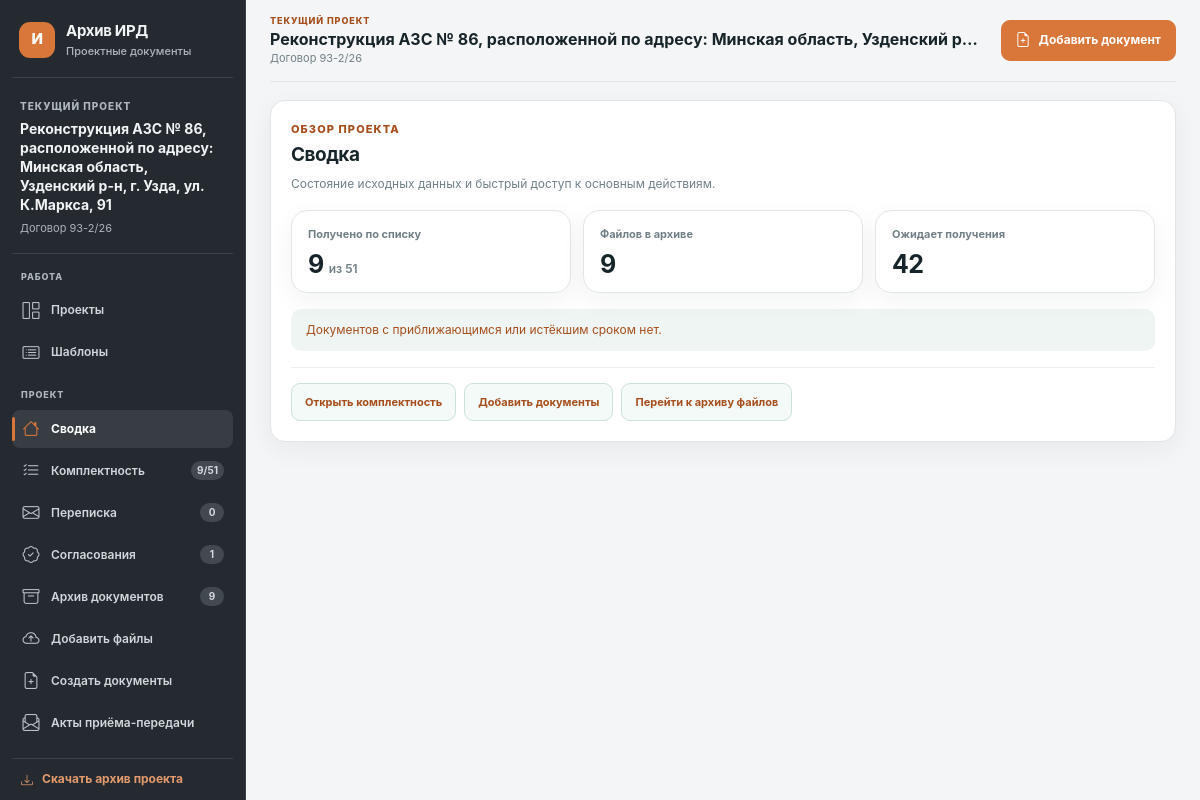
The app's page /objects/6 with its own data.
### tables this page shows
CREATE TABLE objects (
    id INTEGER PRIMARY KEY AUTOINCREMENT,
    contract_number TEXT NOT NULL,
    name TEXT NOT NULL,
    created_at TEXT NOT NULL DEFAULT CURRENT_TIMESTAMP
, template_id INTEGER, archived_at TEXT, customer TEXT NOT NULL DEFAULT '');

### app/web/routes.py (the view)
@bp.get("/objects/<int:object_id>")
def object_workspace(object_id: int):
    obj = ObjectRepository().get(object_id)
    if obj is None or obj["archived_at"]:
        abort(404)
    warning_days = current_app.config["EXPIRY_WARNING_DAYS"]
    documents = [attach_expiry(row, warning_days) for row in DocumentRepository().list_by_object(object_id)]
    checklist_repository = ChecklistRepository()
    checklist_repository.sync_documents_to_checklist(object_id, documents)
    checklist = checklist_repository.list_project_items(object_id)
    checklist = _attach_checklist_expiry(checklist, warning_days)
    archived_documents = [attach_expiry(row, warning_days) for row in DocumentRepository().list_archived_by_object(object_id)]
    alerts = [
        {"document": row, "expiry": row["expiry"]}
        for row in documents if row["expiry"]["key"] in {"expired", "expiring"}
    ]
    return render_template(
        "object.html",
        object=obj,
        documents=documents,
        archived_documents=archived_documents,
        checklist=checklist,
        templates=ChecklistRepository().list_templates(),
        alerts=alerts,
        missing_count=sum(row["status"] == "missing" for row in checklist),
        received_count=sum(row["status"] == "received" for row in checklist),
        warning_days=warning_days,
        correspondence=CorrespondenceRepository().list_by_object(object_id),
        approvals=CorrespondenceRepository().list_by_object(object_id, "approval"),
    )

### app/database.py (called while the page is built)
def get_db() -> sqlite3.Connection:
    if "db" not in g:
        g.db = sqlite3.connect(current_app.config["DATABASE_PATH"])
        g.db.row_factory = sqlite3.Row
        g.db.execute("PRAGMA foreign_keys = ON")
    return g.db

### app/repositories.py (called while the page is built)
    def get(self, object_id: int) -> Row | None:
        return get_db().execute(
            "SELECT * FROM objects WHERE id = ?", (object_id,)
        ).fetchone()

    def list_by_object(self, object_id: int, *, include_archived: bool = False) -> list[Row]:
        archived_filter = "" if include_archived else "AND archived_at IS NULL"
        return list(
            get_db().execute(
                f"""
                SELECT *
                FROM documents
                WHERE object_id = ? {archived_filter}
                ORDER BY created_at DESC, id DESC
                """,
                (object_id,),
            )
        )

    def list_archived_by_object(self, object_id: int) -> list[Row]:
        return list(get_db().execute(
            "SELECT * FROM documents WHERE object_id = ? AND archived_at IS NOT NULL ORDER BY archived_at DESC, id DESC",
            (object_id,),
        ))

    def list_templates(self) -> list[Row]:
        return list(
            get_db().execute(
                "SELECT * FROM checklist_templates ORDER BY name COLLATE NOCASE"
            )
        )

    def sync_documents_to_checklist(self, object_id: int, documents: list[Row]) -> None:
        for document in documents:
            title = document["working_title"] or document["official_title"]
            if title:
                self.match_document(object_id, document["id"], title)

    @staticmethod
    def _normalize(value: str) -> str:
        return " ".join((value or "").casefold().split())

    def list_by_object(self, object_id: int, record_type: str = "correspondence"):
        return list(get_db().execute("SELECT * FROM correspondence WHERE object_id = ? AND record_type = ? ORDER BY COALESCE(letter_date, '' ) DESC, id DESC", (object_id, record_type)))

### app/services/expiry.py (called while the page is built)
def parse_document_date(value: str | None) -> date | None:
    if not value:
        return None
    value = value.strip()
    for date_format in DATE_FORMATS:
        try:
            return datetime.strptime(value, date_format).date()
        except ValueError:
            continue
    return None

def attach_expiry(document, warning_days: int = 30) -> dict:
    result = dict(document)
    result["expiry"] = expiry_state(document, warning_days)
    return result

### app/templates/object.html (shortened to what this page needs)
{% extends "base.html" %}
{% block content %}
<div class="project-workspace" data-project-workspace>
    <div class="project-workspace-main">
        <section class="workspace-tab-panel" data-workspace-panel="overview">
            <div class="workspace-panel-heading"><div><p class="eyebrow">ОБЗОР ПРОЕКТА</p><h2>Сводка</h2><p>Состояние исходных данных и быстрый доступ к основным действиям.</p></div></div>
            <div class="workspace-metrics"><article class="workspace-metric panel"><span>Получено по списку</span><strong>{{ received_count }} <small>из {{ checklist|length }}</small></strong></article><article class="workspace-metric panel"><span>Файлов в архиве</span><strong>{{ documents|length }}</strong></article><article class="workspace-metric panel"><span>Ожидает получения</span><strong>{{ missing_count }}</strong></article></div>
            {% if alerts %}<section class="alert-panel compact"><strong>Требуют внимания по срокам</strong><ul>{% for alert in alerts %}<li><a href="{{ url_for('web.document_detail', document_id=alert.document.id) }}">{{ alert.document.working_title or alert.document.original_filename }}</a><span class="expiry-{{ alert.expiry.key }}">{{ alert.expiry.label }}</span></li>{% endfor %}</ul></section>{% else %}<div class="notice workspace-clear-notice">Документов с приближающимся или истёкшим сроком нет.</div>{% endif %}
            <div class="workspace-quick-actions"><button type="button" class="secondary-button" data-open-tab="checklist">Открыть комплектность</button><button type="button" class="secondary-button" data-open-tab="upload">Добавить документы</button><button type="button" class="secondary-button" data-open-tab="documents">Перейти к архиву файлов</button></div>
        </section>
    </div>
</div>
{% endblock %}

### app/templates/base.html (shortened to what this page needs)
<!doctype html>
<html lang="ru">
<head>
    <link rel="stylesheet" href="{{ url_for('static', filename='styles.css', v='20261115-template-create-modal') }}">
    <link rel="stylesheet" href="https://cdn.jsdelivr.net/npm/bootstrap-icons@1.11.3/font/bootstrap-icons.min.css">
</head>
<body>
    {% set active_project = object if object is defined and object else (project if project is defined and project else none) %}
    <div class="app-layout">
        <aside class="project-sidebar app-sidebar" id="app-sidebar" aria-label="Главное меню">
            <a class="brand app-sidebar-brand" href="{{ url_for('web.index') }}"><span class="brand-mark">И</span><span>Архив ИРД<small>Проектные документы</small></span></a>
            {% if active_project %}
            <div class="project-sidebar-identity"><span class="eyebrow">ТЕКУЩИЙ ПРОЕКТ</span><strong>{{ active_project.name }}</strong><span class="project-sidebar-contract">Договор {{ active_project.contract_number }}</span></div>
            {% else %}
            <div class="project-sidebar-identity"><span class="eyebrow">РАБОЧЕЕ ПРОСТРАНСТВО</span><strong>Архив исходных данных</strong><span class="project-sidebar-contract">Проектные документы</span></div>
            {% endif %}
            <nav class="project-side-nav" aria-label="Разделы приложения">
                <div class="project-nav-group"><span class="project-nav-caption">РАБОТА</span><a class="project-nav-item" href="{{ url_for('web.index') }}"><i class="project-nav-icon bi bi-grid-1x2" aria-hidden="true"></i><span>Проекты</span></a><a class="project-nav-item" href="{{ url_for('web.manage_templates') }}"><i class="project-nav-icon bi bi-card-list" aria-hidden="true"></i><span>Шаблоны</span></a></div>
                {% if active_project %}
                <div class="project-nav-group"><span class="project-nav-caption">ПРОЕКТ</span>
                    {% if request.endpoint == 'web.object_workspace' %}
                    <button type="button" class="project-nav-item" data-workspace-tab="overview" aria-selected="false"><i class="project-nav-icon bi bi-house" aria-hidden="true"></i><span>Сводка</span></button>
                    <button type="button" class="project-nav-item" data-workspace-tab="checklist" aria-selected="false"><i class="project-nav-icon bi bi-list-check" aria-hidden="true"></i><span>Комплектность</span><small>{{ received_count }}/{{ checklist|length }}</small></button>
                    <button type="button" class="project-nav-item" data-workspace-tab="correspondence" aria-selected="false"><i class="project-nav-icon bi bi-envelope" aria-hidden="true"></i><span>Переписка</span><small>{{ correspondence|default([])|length }}</small></button>
                    <button type="button" class="project-nav-item" data-workspace-tab="approvals" aria-selected="false"><i class="project-nav-icon bi bi-patch-check" aria-hidden="true"></i><span>Согласования</span><small>{{ approvals|default([])|length }}</small></button>
                    <button type="button" class="project-nav-item" data-workspace-tab="documents" aria-selected="false"><i class="project-nav-icon bi bi-archive" aria-hidden="true"></i><span>Архив документов</span><small>{{ documents|length }}</small></button>
                    <button type="button" class="project-nav-item" data-workspace-tab="upload" aria-selected="false"><i class="project-nav-icon bi bi-cloud-arrow-up" aria-hidden="true"></i><span>Добавить файлы</span></button>
                    <button type="button" class="project-nav-item" data-workspace-tab="tools" aria-selected="false"><i class="project-nav-icon bi bi-file-earmark-plus" aria-hidden="true"></i><span>Создать документы</span></button>
                    <a class="project-nav-item" href="{{ url_for('web.project_acts', object_id=active_project.id) }}"><i class="project-nav-icon bi bi-envelope-paper" aria-hidden="true"></i><span>Акты приёма-передачи</span></a>
                    {% endif %}
                </div>
                {% endif %}
            </nav>
            {% if active_project %}<a class="project-sidebar-download" href="{{ url_for('web.export_object', object_id=active_project.id) }}"><i class="bi bi-download" aria-hidden="true"></i><span>Скачать архив проекта</span></a>{% endif %}
        </aside>
        <main class="page app-main">
            {% if active_project %}<header class="project-topbar"><div class="project-topbar-context"><span class="eyebrow">ТЕКУЩИЙ ПРОЕКТ</span><strong>{{ active_project.name }}</strong><small>Договор {{ active_project.contract_number }}</small></div><a class="project-topbar-add" href="{{ url_for('web.object_workspace', object_id=active_project.id, tab='upload') }}"><i class="bi bi-file-earmark-plus" aria-hidden="true"></i><span>Добавить документ</span></a></header>{% endif %}
            {% block content %}{% endblock %}
        </main>
    </div>
</body>
</html>

### records on screen
objects: name "Реконструкция АЗС № 86, расположенной по адресу: Минская область, Узденский р-н, г. Узда, ул. К.Маркса, 91", contract_number "93-2/26", name "Реконструкция АЗС № 86, расположенной по адресу: Минская область, Узденский р…"

### other values on screen
{{ received_count }} "9"
{{ checklist|length }} "51"
{{ correspondence|default([])|length }} "0"
{{ approvals|default([])|length }} "1"
{{ documents|length }} "9"
{{ missing_count }} "42"
